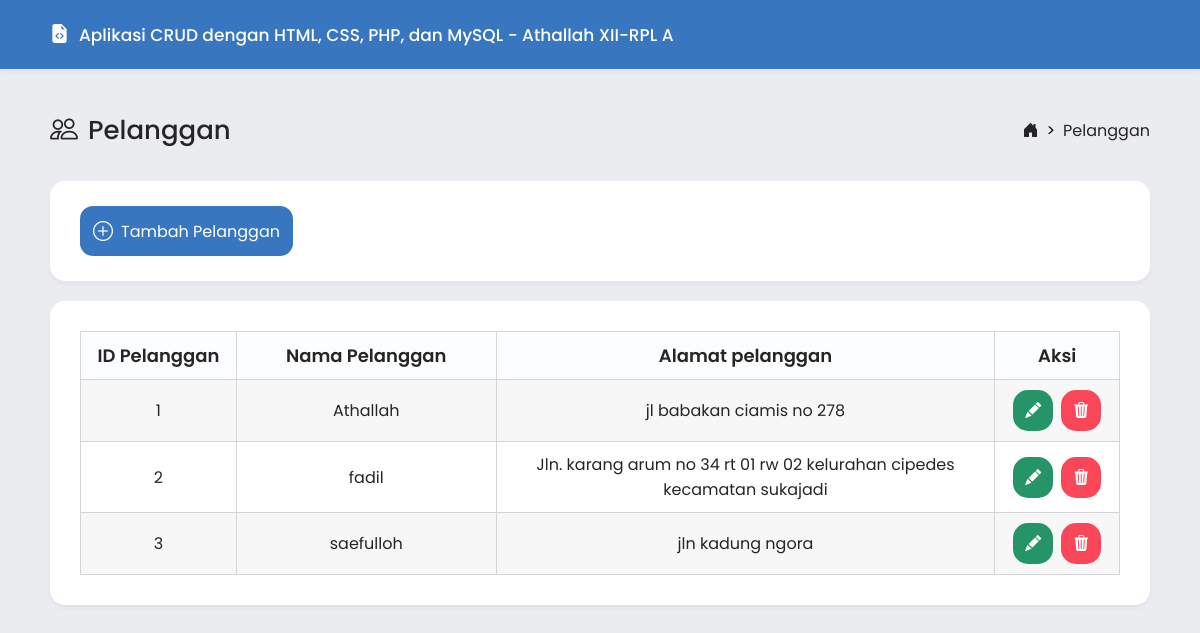
The page /pelanggan/tampil-pelanggan.php (signed in) on the database its author committed.
### tables this page shows
CREATE TABLE `pelanggan` (
  `id` int(11) NOT NULL,
  `nama` varchar(255) NOT NULL,
  `alamat` varchar(255) NOT NULL
);

### pelanggan/tampil-pelanggan.php (the view, shortened to what this page needs)
<!DOCTYPE html>
<html>
<head>
    <link rel="stylesheet" href="../asset/style.css">
    <link rel="stylesheet" href="https://cdn.jsdelivr.net/npm/bootstrap-icons@1.11.1/font/bootstrap-icons.css">
</head>
<body>
    <?php
        include "../koneksi/koneksi.php";
        if (isset($_POST['kata_kunci'])) {
                    $kata_kunci=trim($_POST['kata_kunci']);
                    $kolom="";
                    if ($_POST['kolom']=="id")
                    {
                        $kolom="id";
                    }else if ($_POST['kolom']=="nama"){
                        $kolom="nama";
                    }else {
                        $kolom="nama";
                    }
                    $sql="select * from pelanggan where $kolom like '%" .$kata_kunci."%' order by id asc";
                }else {
                    $sql="select * from pelanggan order by id asc";
                }
                $query = mysqli_query($koneksi,$sql);
    ?>
    <header class="hdr-box flex-row">
        <div class="hdr-content flex-row">
            <div class="hdr-content2">
                <i class="bi bi-file-earmark-code-fill" style="font-size: 19px; color: white;"></i><h1>Aplikasi CRUD dengan HTML, CSS, PHP, dan MySQL - Athallah XII-RPL A</h1>
            </div>
        </div>
    </header>
    <ul class="breadcrumbs flex-row">
        <li class="judul flex-row"><i class="bi bi-people" style="font-size: 28px; margin-right: 10px; color: #252525;"></i><h1>Pelanggan</h1></li>
        <li class="link flex-row">
            <a href="../index.php"><i class="bi bi-house-door-fill"></i></a> > <a href="">Pelanggan</a>
        </li>
    </ul>
    <section class="tambah-data">
        <a class="btn-tambah-data flex-row" href="input-pelanggan.php"><i class="bi bi-plus-circle"></i></i>Tambah Pelanggan</a>
    </section>
    <main class="table-wrap" style="margin-top: 20px;">
        <table>
            <tr>
                <th class="id-pelanggan">ID Pelanggan</th>
                <th class="nama-pelanggan">Nama Pelanggan</th>
                <th>Alamat pelanggan</th>
                <th class="aksi">Aksi</th>
            </tr>
            <?php
            $no = 1;
            while($data = mysqli_fetch_array($query)){
            ?>
            <tr>
                <td><?php echo $no++; ?></td>
                <td><?php echo $data['nama']; ?></td>
                <td><?php echo $data['alamat']; ?></td>
                <td>
                    <div class="action ">
                        <a class="edit" href="edit-pelanggan.php?id=<?php echo $data['id']; ?>"><i class="bi bi-pencil-fill"></i></a>
                        <a class="hapus" href="proses-hapus-pelanggan.php?id=<?php echo $data['id']; ?>"onclick=
                        "return confirm('Anda yakin ingin menghapus data <?php echo $data['id']; ?> ini ?')"><i class="bi bi-trash3-fill"></i></a>
                    </div>
                </td>
                <?php } ?>
            </tr>
        </table>
    </main>
    <br><br><br>
</body>
</html>

### asset/style.css (style rules this page uses)
html { scroll-behavior: smooth; }
* { margin: 0; padding: 0; text-decoration: none; font-family: 'Poppins', sans-serif; }
body { background-color: #ebecf0; }
.flex-row { display: flex; justify-content: center; align-items: center; flex-direction: row; }
.hdr-box { width: 100%; background-color: #3876BF; box-shadow: rgba(0, 0, 0, 0.04) 0px 3px 5px; }
.hdr-content { width: 100%; margin-right: auto; padding: 20px; }
.hdr-content2 { width: 1100px; display: flex; align-items: center; flex-direction: row; gap: 10px; }
.hdr-content h1 { color: white; font-size: 17px; font-weight: 500; }
.breadcrumbs { width: 1100px; padding-top: 40px; padding-bottom: 30px; margin: auto; }
.judul { margin-right: auto; }
.judul h1 { font-size: 26px; font-weight: 500; color: #252525; }
.link { display: flex; gap: 8px; margin-left: auto; }
.link a { font-size: 16px; color: #252525; font-weight: 400; }
.bi-house-door-fill { font-size: 16px; color: #252525; }
.tambah-data { width: 1040px; display: flex; flex-direction: row; align-items: center; margin: auto; gap: 20px; background-color: white; padding: 25px 30px; border-radius: 15px; box-shadow: rgba(0, 0, 0, 0.04) 0px 3px 5px; }
.btn-tambah-data { color: white; font-weight: 400; font-size: 16px; text-decoration: none; padding: 10px 13px; border-radius: 13px; background-color: #3876BF; transition: 0.2s; }
.bi-plus-circle { font-size: 20px; margin-right: 8px }
.table-wrap { width: 1040px; margin: auto; padding: 30px; background-color: white; border-radius: 15px; box-shadow: rgba(0, 0, 0, 0.04) 0px 3px 5px; }
table, td, th { border: 1px solid #d5d5d8; color: #252525; }
table { width: 100%; border-collapse: collapse; }
th { font-size: 18px; font-weight: 600; text-align: center; padding: 10px; background-color: #fcfdff; }
td { text-align: center; padding: 10px; font-size: 16px; }
tr:nth-child(even) { background-color: #f7f7f7; }
tr { transition: 0.2s; }
.id-pelanggan { width: 15%; }
.nama-pelanggan { width: 25%; }
.aksi, .id { width: 12%; }
.action { display: flex; flex-direction: row; justify-content: center; gap: 8px; }
.hapus { padding: 8px 12px; border-radius: 15px; font-weight: 500; color: white; background-color: #FA4659; transition: 0.2s; }
.bi-trash3-fill { color: white; font-size: 16px; }
.edit { padding: 8px 12px; border-radius: 15px; font-weight: 500; color: white; background-color: #259469; transition: 0.2s; }
.bi-pencil-fill { color: white; font-size: 16px; }

### rows shown on the page
pelanggan: nama "Athallah", alamat "jl babakan ciamis no 278"
pelanggan: nama "fadil", alamat "Jln. karang arum no 34 rt 01 rw 02 kelurahan cipedes kecamatan sukajadi"
pelanggan: nama "saefulloh", alamat "jln kadung ngora"
